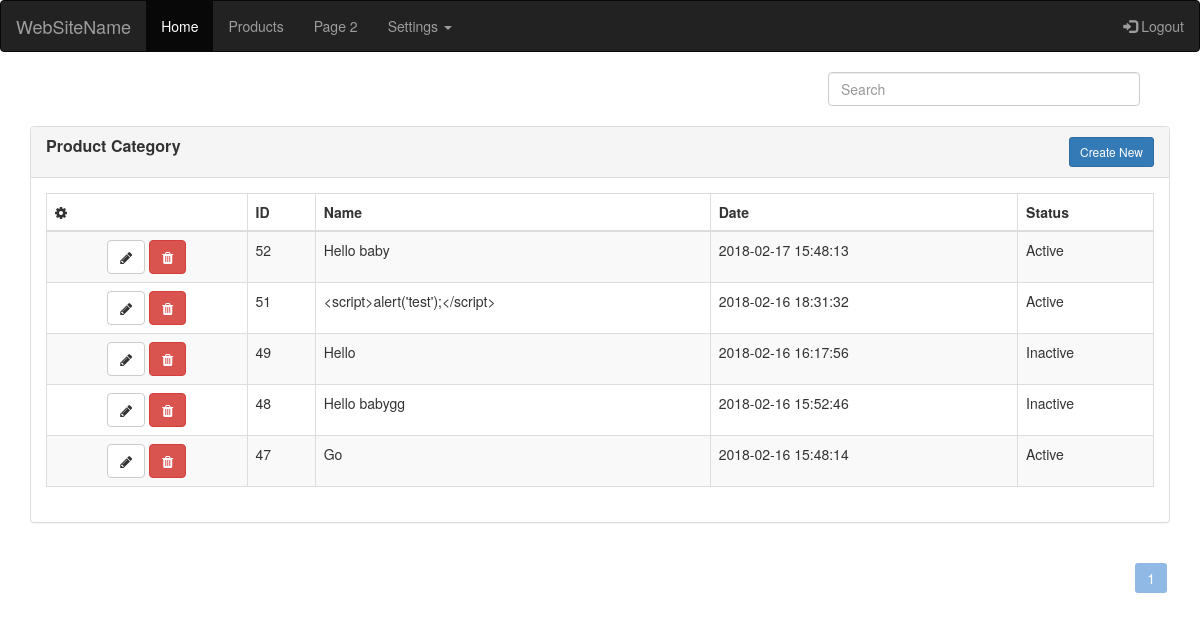
Screenshot of /category.php (signed in) with the database file from the repository.
### tables this page shows
CREATE TABLE `category` (
  `cat_id` int(11) NOT NULL,
  `cat_name` varchar(255) NOT NULL,
  `date_time` datetime NOT NULL,
  `status` int(11) NOT NULL
);

### category.php (the view, shortened to what this page needs)
<?php
	include './include/header.php';
	include './include/db.php';
	include './include/nav.php';
?>
<div class="container">
    <div class="row">
        <div class="col-md-12">
			<div class="row" style="width:100%;" >
				<div class="col-md-5" style="width:30%; float:right;">
					 <input type="text" class="form-control" placeholder="Search" id="search" />
				</div>
			</div>
			<br/>
            <div class="panel panel-default panel-table"  id="tableData" class="table" id="myTable">
				<div class="panel-heading">
					<div class="row">
						<div class="col col-xs-6">
							<h3 class="panel-title"><b>Product Category</b></h3>
						</div>
						<div class="col col-xs-6 text-right">
							<button type="button" class="btn btn-sm btn-primary btn-create" data-toggle="modal" data-target="#myModal" >Create New</button>
						</div>
					</div>
				</div>
				<div class="panel-body">
					<table class="table table-striped table-bordered table-list" >
						<thead>
							<tr>
								<th><em class="fa fa-cog"></em></th>
								<th class="hidden-xs">ID</th>
								<th>Name</th>
								<th>Date</th>
								<th>Status</th>
							</tr>
						</thead>
						<tbody>
							<?php
								$selectQuery="SELECT * FROM `category` ORDER BY `category`.`cat_id` DESC";
								$result_data=$conn->query($selectQuery);
								if($result_data->num_rows>0)
								{
									while ($row=$result_data->fetch_assoc()) {
									?>
													<?php
														$cat_id_single =  $row['cat_id'];
														$single = "SELECT * FROM `category` WHERE `category`.`cat_id` = '$cat_id_single'";
														$single_cat =$conn->query($single);
														?>
									<tr class="jsearch-row" class="header">
										<td align="center" class="jsearch-field">
											<a class="btn btn-default" data-toggle="modal" data-target="#edit<?php echo $row['cat_id']; ?>" ><em class="fa fa-pencil"></em></a>
											<a class="btn btn-danger" data-toggle="modal" data-target="#myModal<?php echo $row['cat_id']; ?>" ><em class="fa fa-trash"></em></a>
										</td>
										<td class="hidden-xs"><?php echo $row['cat_id'];  ?></td>
										<td> <?php   echo $row['cat_name']; ?></td>
										<td><?php echo $row['date_time'];  ?></td>
										<?php
											if($row['status'] == 1){
												?>	<td>Active</td> 	<?php
												}else{
												?>	<td>Inactive</td> 	<?php
											}
										?>
									</tr>
									<?php
									}
								}
							?>
						</tbody>
					</table>
				</div>
			</div>
		</div>
	</div>
</div>

### include/header.php (shortened to what this page needs)
<!DOCTYPE html>
<html lang="en">
	<head>
		<link rel="stylesheet" href="https://maxcdn.bootstrapcdn.com/bootstrap/3.3.7/css/bootstrap.min.css">
		<link href="https://cdnjs.cloudflare.com/ajax/libs/font-awesome/4.4.0/css/font-awesome.min.css" rel='stylesheet' type='text/css'>
	</head>
<body>

### include/nav.php (shortened to what this page needs)
<nav class="navbar navbar-inverse">
	<div class="container-fluid">
		<div class="navbar-header">
			<a class="navbar-brand" href="#">WebSiteName</a>
		</div>
		<ul class="nav navbar-nav">
			<li class="active"><a href="#">Home</a></li>
			<li><a href="#">Products</a></li>
			<li><a href="#">Page 2</a></li>
			<li class="dropdown">
				<a class="dropdown-toggle" data-toggle="dropdown" href="#">Settings
				<span class="caret"></span></a>
			</li>
		</ul>
		<ul class="nav navbar-nav navbar-right">
			<li><a href="logout.php"><span class="glyphicon glyphicon-log-in"></span> Logout </a></li>
		</ul>
	</div>
</nav>

### rows the page displays
category: cat_id "52", cat_name "Hello baby", date_time "2018-02-17 15:48:13", status "Active"
category: cat_id "51", cat_name "<script>alert('test');</script>", date_time "2018-02-16 18:31:32", status "Active"
category: cat_id "49", cat_name "Hello", date_time "2018-02-16 16:17:56", status "Inactive"
category: cat_id "48", cat_name "Hello babygg", date_time "2018-02-16 15:52:46", status "Inactive"
category: cat_id "47", cat_name "Go", date_time "2018-02-16 15:48:14", status "Active"
